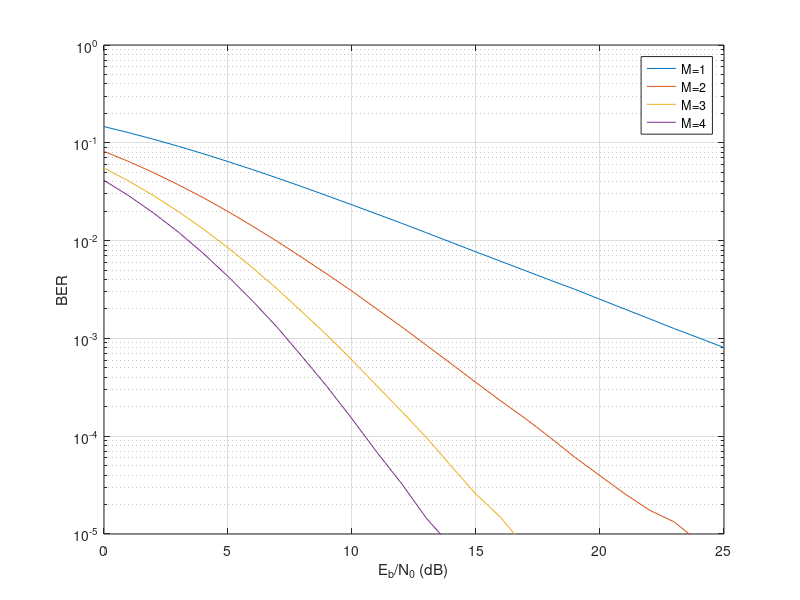

Write MATLAB code to recreate this figure.
clear
close all
 
SNR_dB_range = [0:1:25];
 
M = 1;           % # of antennas
%M = 2;          % # of antennas
%M = 3;          % # of antennas
N = 2e6;         % # of samples
 
s1 = (randi([0 1],N,1)*2-1 + 1j*(randi([0 1],N,1)*2-1));   %QPSK1*sqrt(2) - using Eb/N0

h = (randn(N,M) + 1j*randn(N,M))/sqrt(2);    %Rayleigh channel_1
h1 = (randn(N,M) + 1j*randn(N,M))/sqrt(2);   %Rayleigh channel_2
h2 = (randn(N,M) + 1j*randn(N,M))/sqrt(2);   %Rayleigh channel_3
h3 = (randn(N,M) + 1j*randn(N,M))/sqrt(2);   %Rayleigh channel_4
noise = (randn(N,M) + 1j*randn(N,M))/sqrt(2);  
 
BER(length(SNR_dB_range),M)=0;  

s_rec1 = abs(h) .* s1;        %received signal; after phase synchronized
s_rec2 = abs(h1) .* s1;       %received signal; after phase synchronized
s_rec3 = abs(h2) .* s1;       %received signal; after phase synchronized
s_rec4 = abs(h3) .* s1;       %received signal; after phase synchronized
y1 = s_rec1;        %% 1 antenna
y2 = max(y1, s_rec2);  %%best received signal with 2 antennas
y3 = max(y2, s_rec3);  %%best received signal with 3 antennas
y4 = max(y3, s_rec4);  %%best received signal with 4 antennas
        
for iSNR = 1:length(SNR_dB_range)  %for i = 1:26
sigma = 10^(-SNR_dB_range(iSNR)/20); %%
z1 = y1 + sigma*noise(:,1);  % z =received signal with noise
ydet = sign(real(z1)) + 1j*sign(imag(z1)); %%ydet= decision =(+/-)1 +/- j; 
BER1(iSNR,M) = sum(abs(real(ydet - s1)) + abs(imag(ydet - s1)) )/N/2/2;
end

for iSNR = 1:length(SNR_dB_range)  %for i = 1:26 
sigma = 10^(-SNR_dB_range(iSNR)/20); %%
z2 = y2 + sigma*noise(:,1);  % y =received signal with noise
ydet = sign(real(z2)) + 1j*sign(imag(z2)); %%ydet= decision =(+/-)1 +/- j; 
BER2(iSNR,M) = sum(abs(real(ydet - s1)) + abs(imag(ydet - s1)) )/N/2/2;
end

for iSNR = 1:length(SNR_dB_range)  %for i = 1:26 
sigma = 10^(-SNR_dB_range(iSNR)/20); %%
z3 = y3 + sigma*noise(:,1);  % y =received signal with noise
ydet = sign(real(z3)) + 1j*sign(imag(z3)); %%ydet= decision =(+/-)1 +/- j; 
BER3(iSNR,M) = sum(abs(real(ydet - s1)) + abs(imag(ydet - s1)) )/N/2/2;
end

for iSNR = 1:length(SNR_dB_range)  %for i = 1:26 
sigma = 10^(-SNR_dB_range(iSNR)/20); %%
z4 = y4 + sigma*noise(:,1);  % y =received signal with noise
ydet = sign(real(z4)) + 1j*sign(imag(z4)); %%ydet= decision =(+/-)1 +/- j; 
BER4(iSNR,M) = sum(abs(real(ydet - s1)) + abs(imag(ydet - s1)) )/N/2/2;
end

a1 = BER1(:,1);
a2 = BER2(:,1);
a3 = BER3(:,1);
a4 = BER4(:,1);
b = SNR_dB_range;

figure(2)
semilogy(b,a1,b,a2,b,a3,b,a4);
grid on
legend('M=1','M=2','M=3','M=4');
xlabel('E_b/N_0 (dB)')
ylabel('BER')
axis([0 25 .9999e-5 1])
